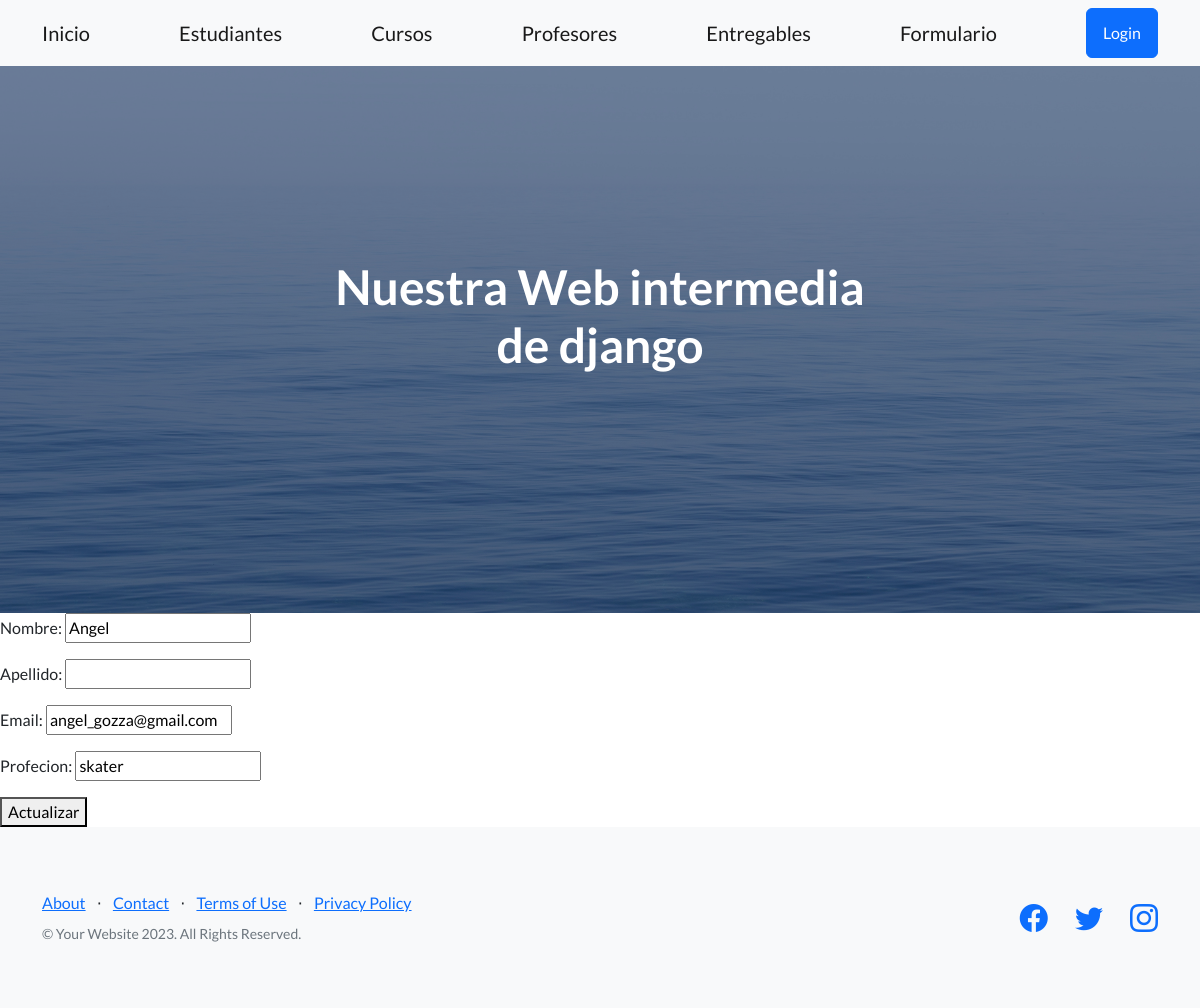
The app's page /AppCoder/editar-profesor/1/ with its own data.
### AppCoder/models.py (models this page shows, shortened)
class Profesor (models.Model):
     nombre = models.CharField(max_length=30)
     apellido = models.CharField(max_length=30)
     email = models.EmailField(null=True)
     profecion = models.CharField(max_length=30, null=True)
     cursos = models.ManyToManyField(Curso)

### AppCoder/views.py (the view)
def editarProfesor (req,id):
   profesor = Profesor.objects.get(id=id)
   if req.method == "POST":
         miformulario = ProfesorFormulario(req.POST)
         if miformulario.is_valid():
             print(miformulario.cleaned_data)
             data = miformulario.cleaned_data
             profesor.nombre = data["nombre"]
             profesor.apellido = data["apellido"]
             profesor.email = data["email"]
             profesor.profecion = data["profecion"]
             profesor.save()
             return render(req, "inicio.html", {"mensaje": "Profesor actualizado con exito"})
         else:
             return render(req, "inicio.html", {"mensaje": "Formulario invalido"})
   else:
        miformulario = ProfesorFormulario(initial={
            "nombre": profesor.nombre,
            "aprellido": profesor.apellido,
            "email": profesor.email,
            "profecion": profesor.profecion,
        })
        return render(req, "editarProfesor.html", {"miformulario" :  miformulario , "id" : profesor.id})

### AppCoder/forms.py
class ProfesorFormulario(forms.Form):
    nombre = forms.CharField(required=True)
    apellido = forms.CharField(required=True)
    email = forms.EmailField(required=True)
    profecion = forms.CharField(required=True)

### AppCoder/templates/editarProfesor.html
{% extends 'padre.html' %}
{% block contenidocambiante  %}
    <form action=" {% url 'EditarProfesor' id %}" method="post">{% csrf_token %}
        {{miformulario.as_p}}
        <button type="submit">Actualizar</button>
    </form>
{% endblock contenidocambiante  %}

### records on screen
Profesor: nombre "Angel", email "angel_gozza@gmail.com", profecion "skater"
